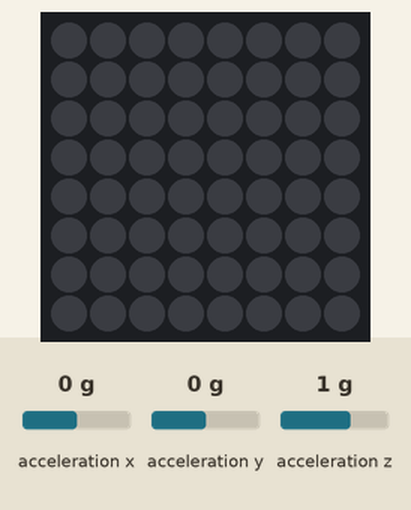
Bench run of a program on a simulated Raspberry Pi (BCM pin numbers) with a Sense HAT. Parts: the Sense HAT's 8×8 RGB LED matrix. The test bench sets the inputs (shaded band); at power-on: acceleration x 0 g, acceleration y 0 g, acceleration z 1 g. Random numbers come from a fixed seed.

Above: at 1.2 s.
1.3 s: acceleration x set to -3.4 g
At 1.31 s:
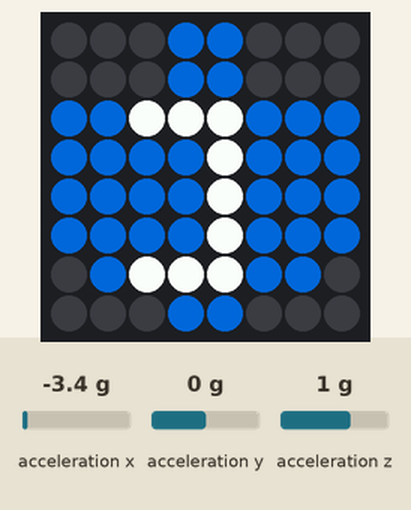
3.0 s: acceleration x set to -1.8 g
At 4.6 s:
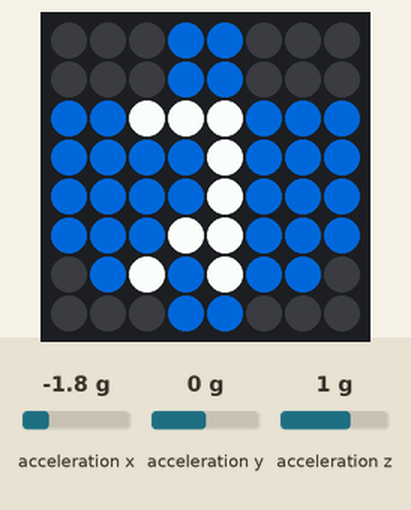
Timing chart, 0 to 6.1 s (numbered marks = the images above; inputs shaded):
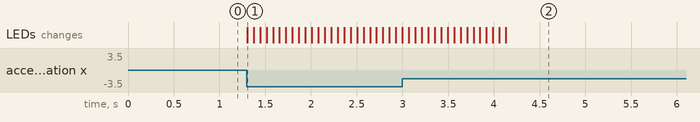

Measured:
- after the input at 1.3 s, the LEDs: change at once (image 1)

The program:

dreidel.py
```python
# import libraries for Sense HAT, delays, and choosing random letters
from sense_hat import SenseHat
from time import sleep
from random import choice

sense = SenseHat() # initialise Sense HAT

w = (0, 0, 0) # set background color to off
l = (255, 255, 255) # set color of letters to white
b = (0, 70, 150) # set driedel color to blue

# creates an array of pixels for the nun
nun = [
    w, w, w, b, b, w, w, w,
    w, w, w, b, b, w, w, w,
    b, b, l, l, l, b, b, b,
    b, b, b, b, l, b, b, b,
    b, b, b, b, l, b, b, b,
    b, b, b, b, l, b, b, b,
    w, b, l, l, l, b, b, w,
    w, w, w, b, b, w, w, w,
]

# creates an array of pixels for the gimmel
gimmel = [
    w, w, w, b, b, w, w, w,
    w, w, w, b, b, w, w, w,
    b, b, l, l, l, b, b, b,
    b, b, b, b, l, b, b, b,
    b, b, b, b, l, b, b, b,
    b, b, b, l, l, b, b, b,
    w, b, l, b, l, b, b, w,
    w, w, w, b, b, w, w, w,
]

# creates an array of pixels for the hey
hey = [
    w, w, w, b, b, w, w, w,
    w, w, w, b, b, w, w, w,
    b, b, l, l, l, l, b, b,
    b, b, b, b, b, l, b, b,
    b, b, l, b, b, l, b, b,
    b, b, l, b, b, l, b, b,
    w, b, l, b, b, l, b, w,
    w, w, w, b, b, w, w, w,
]

# creates an array of pixels for the shin
shin = [
    w, w, w, b, b, w, w, w,
    w, w, w, b, b, w, w, w,
    b, l, b, l, b, l, b, b,
    b, l, b, l, b, l, b, b,
    b, l, b, l, b, l, b, b,
    b, l, b, l, b, l, b, b,
    w, l, l, l, l, l, b, w,
    w, w, w, b, b, w, w, w,
]

# create a list of the letters to choose from
letters = [nun, gimmel, hey, shin]

# our main code loop to run forever
while True:
    x, y, z = sense.get_accelerometer_raw().values() # capture the data from the accelerometer in x, y, and z coordinates
    x = abs(x) # make the coordinates positive numbers
    y = abs(y) # with absolute value, the distance
    z = abs(z) # between a number and zero
    if x > 2 or y > 2 or z > 2: # check to see if the Raspberry Pi was shaken
        for a in range(10): # scroll through the letters 10 times
            sense.set_pixels(nun)
            sleep(.07)
            sense.set_pixels(gimmel)
            sleep(.07)
            sense.set_pixels(hey)
            sleep(.07)
            sense.set_pixels(shin)
            sleep(.07)
        result = choice(letters) # choose a random letter
        sense.set_pixels(result) # display the random letter
```
